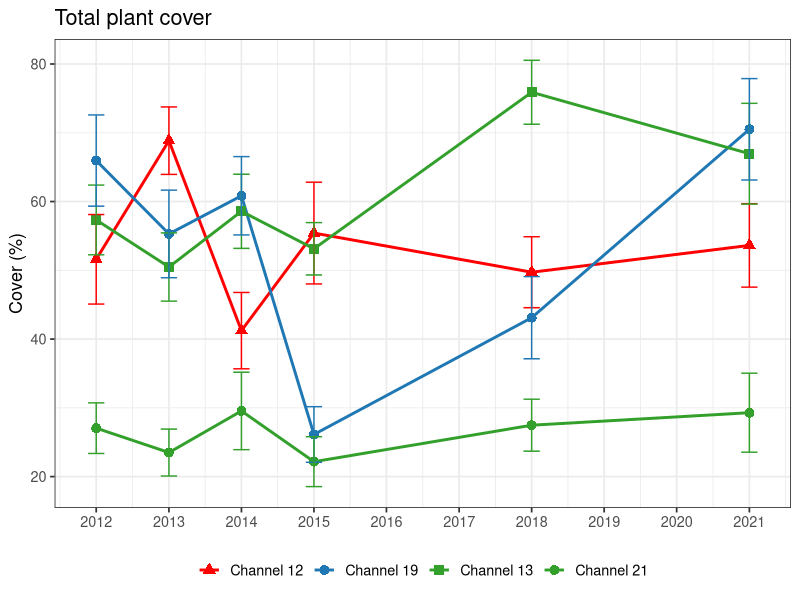
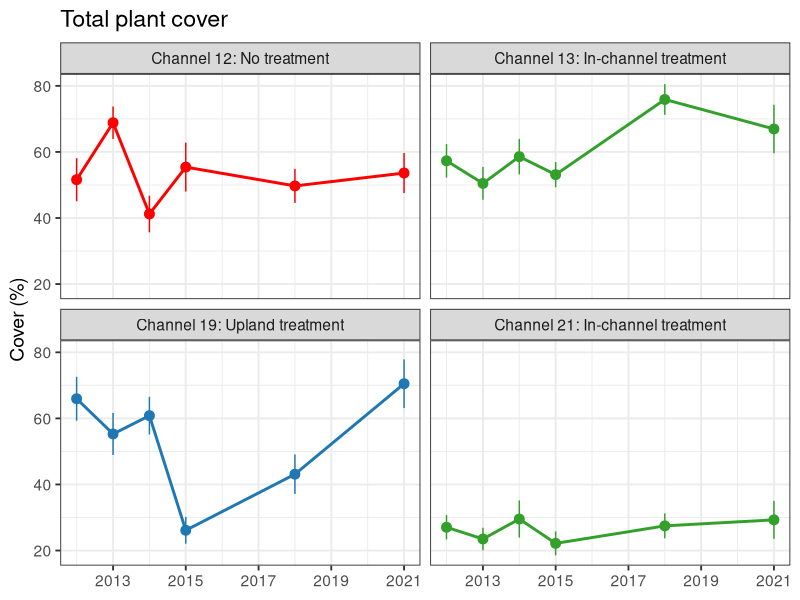
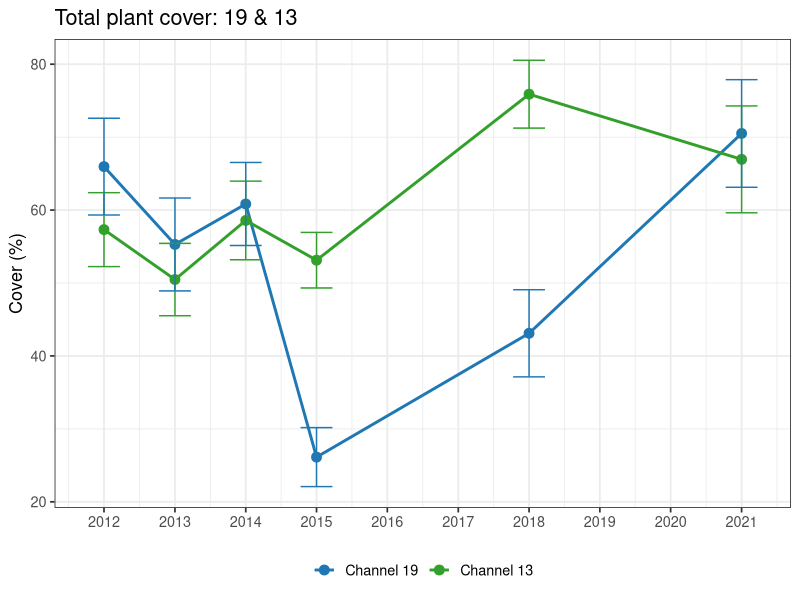
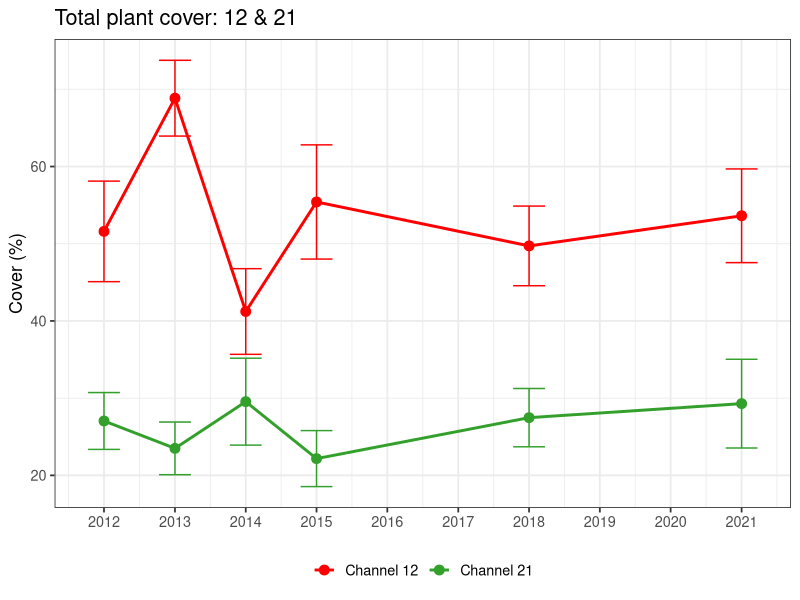
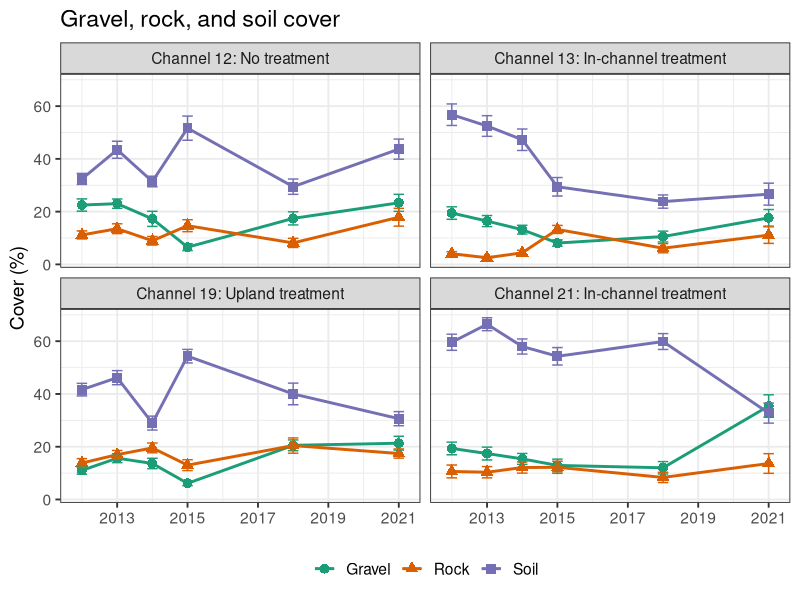
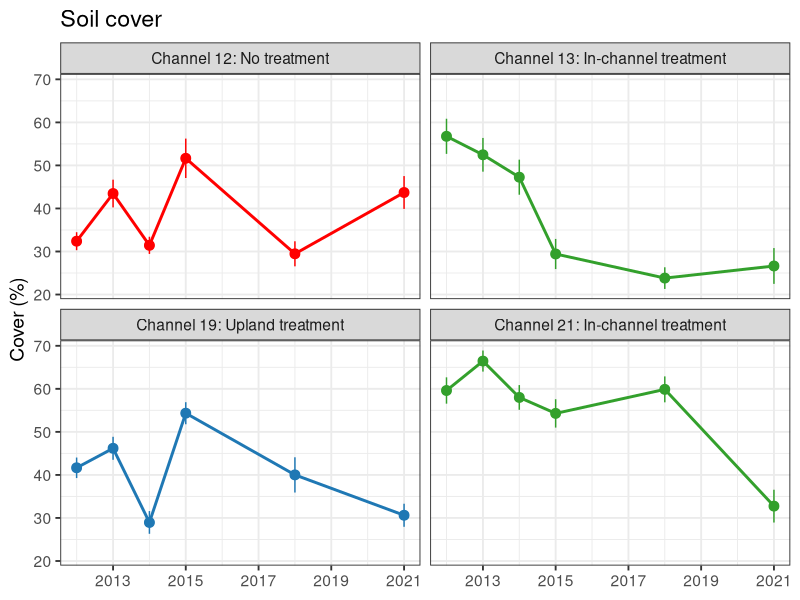
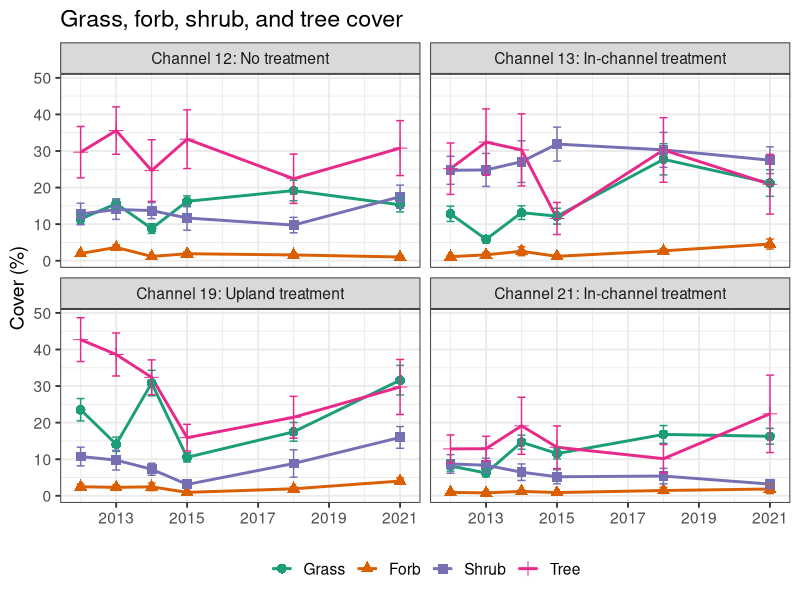
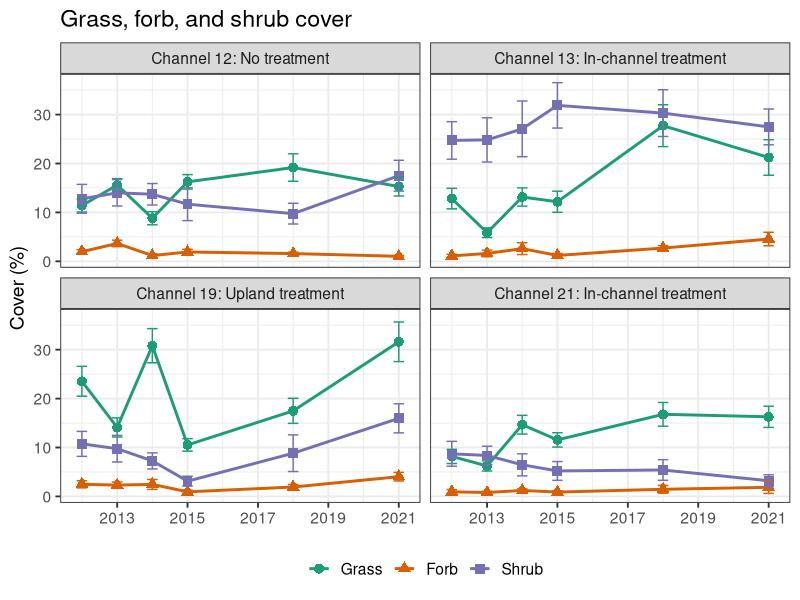

The R script that drew these images, in order: (Note: this script raises an error after producing the figures.)
# Purpose: Analysis and figures for the AVCA data sharing community event on 2022-01-18, updated Sept 2022.

# Needed to be updated because previously, I had moved some data into different rows in the Excel sheets, 
#   but then realized later that was a misinterpretation and the data were entered correctly.
#   The original analysis are in a separate repo, as I did this pre-GitHub and didn't want to transfer
#   incorrect analysis. This script can stand on its own in this repo.


library(tidyverse)
library(vegan)
library(plotrix)
library(RColorBrewer)
library(readxl)

# Load data ---------------------------------------------------------------

fungr.all <- read.csv("data/cleaned/old-summarised/Summarised-all_functional-group-cover.csv")
gfst.all <- read.csv("data/cleaned/old-summarised/Summarised-all_grass-forb-shrub-tree-cover.csv")
ground.all <- read.csv("data/cleaned/old-summarised/Summarised-all_ground-cover.csv")
ingfst.all <- read.csv("data/cleaned/old-summarised/Summarised-all_invasive-grassforbshrubtree-cover.csv")
innat.all <- read.csv("data/cleaned/old-summarised/Summarised-all_invasive-native-cover.csv")
inwood.all <- read.csv("data/cleaned/old-summarised/Summarised-all_invasive-woody-cover.csv")
plant.all <- read.csv("data/cleaned/old-summarised/Summarised-all_plant-species-cover.csv")
total.all <- read.csv("data/cleaned/old-summarised/Summarised-all_total-plant-cover.csv")
woody.all <- read.csv("data/cleaned/old-summarised/Summarised-all_woody-herb-cover.csv")

# Exclude March sampling with missing data sheets
plant.all.nov <- plant.all %>% 
  filter(Year != "2012-03-01")

# Rain data
rain <- read_xlsx("data/Excel_LO_edited/Elk_LD Rain data_LO.xlsx", sheet = "R_LO")
rain$Date <- as.Date(rain$Date, format = "%Y-%m-%d")


# Common species ----------------------------------------------------------

common.plants <- plant.all %>% 
  ungroup() %>% 
  filter(Cover >= 15) 
common.plants <- count(common.plants, Common)
common.plants <- common.plants[order(common.plants$n, decreasing = TRUE), ]




###### Entire channel averages ############################################

# For ANOVA and KW analysis, see Cover-by-year-and-channel.R and Perennial-diversity-by-year-and-channel.R
# For test of difference in CV, see CV.R



# Total plant cover -------------------------------------------------------

total.channel <- total.all %>% 
  group_by(Channel, Year) %>% 
  summarise(mean = mean(Cover),
            SD = sd(Cover),
            SE = std.error(Cover),
            .groups = "keep") %>% 
  filter(Year != "2012-03-01")


for(i in 1:nrow(total.channel)) {
  if(total.channel$Year[i] == "2012-11-01") {
    total.channel$Year[i] <- "2012-01-01"
  } else if(total.channel$Year[i] == "2013-11-01") {
    total.channel$Year[i] <- "2013-01-01"
  } else if(total.channel$Year[i] == "2014-11-01") {
    total.channel$Year[i] <- "2014-01-01"
  } else if(total.channel$Year[i] == "2015-11-01") {
    total.channel$Year[i] <- "2015-01-01"
  } else if(total.channel$Year[i] == "2018-11-01") {
    total.channel$Year[i] <- "2018-01-01"
  } else {
    total.channel$Year[i] <- "2021-01-01"
  }
}

total.channel$Channel <- factor(total.channel$Channel, 
                                levels = c("Channel 12", "Channel 19",
                                           "Channel 13", "Channel 21"))
total.channel$Year <- as.Date(total.channel$Year)

total.plot.ds <- ggplot(total.channel, aes(x = Year, y = mean, 
                                           group = Channel, color = Channel, shape = Channel)) +
  geom_line(size = 1) +
  geom_point(size = 3) +
  geom_errorbar(aes(ymin = mean - SE, ymax = mean + SE), 
                position = position_dodge(0.05)) +
  scale_x_date(date_breaks = "1 year", date_labels = "%Y") +
  xlab(NULL) +
  ylab("Cover (%)") +
  ggtitle("Total plant cover") +
  scale_color_manual(values = c("red", "#1F78B4", "#33A02C", "#33A02C")) +
  scale_shape_manual(values = c(17, 16, 15, 16)) +
  theme_bw(base_size = 13) +
  theme(legend.title = element_blank()) +
  theme(legend.position = "bottom")
total.plot.ds


total.channel[ , "channel.trt"] <- NA
for(i in 1:nrow(total.channel)) {
  if(total.channel$Channel[i] == "Channel 12") {
    total.channel$channel.trt[i] <- "Channel 12: No treatment"
  } else if(total.channel$Channel[i] == "Channel 13") {
    total.channel$channel.trt[i] <- "Channel 13: In-channel treatment"
  }  else if(total.channel$Channel[i] == "Channel 19") {
    total.channel$channel.trt[i] <- "Channel 19: Upland treatment"
  } else {
    total.channel$channel.trt[i] <- "Channel 21: In-channel treatment"
  }
}

total.plot.fw.ds <- ggplot(total.channel, aes(x = Year, y = mean, 
                                              group = channel.trt, color = channel.trt)) +
  geom_line(size = 1) +
  geom_point(size = 3) +
  geom_pointrange(aes(ymin = mean - SE, ymax = mean + SE)) +
  scale_x_date(date_breaks = "2 years", date_labels = "%Y") +
  facet_wrap(~channel.trt) +
  xlab(NULL) +
  ylab("Cover (%)") +
  ggtitle("Total plant cover") +
  scale_color_manual(values = c("red", "#33A02C", "#1F78B4", "#33A02C")) +
  theme_bw(base_size = 14) +
  theme(legend.position = "none") 
total.plot.fw.ds

tiff("output_figs/2022-01-28_Data-sharing_updated-2022-09/Total-plant-cover_FW.tiff", 
     units = "in", height = 5, width = 7, res = 300)
total.plot.fw.ds
dev.off()


total.table.ds <- data.frame(Channel = c("Channel 12", "Channel 19", "Channel 13", "Channel 21"),
                             Cover_2012 = c(filter(total.channel, Year == "2012-01-01" & Channel == "Channel 12")$mean,
                                            filter(total.channel, Year == "2012-01-01" & Channel == "Channel 19")$mean,
                                            filter(total.channel, Year == "2012-01-01" & Channel == "Channel 13")$mean,
                                            filter(total.channel, Year == "2012-01-01" & Channel == "Channel 21")$mean),
                             Cover_2021 = c(filter(total.channel, Year == "2021-01-01" & Channel == "Channel 12")$mean,
                                            filter(total.channel, Year == "2021-01-01" & Channel == "Channel 19")$mean,
                                            filter(total.channel, Year == "2021-01-01" & Channel == "Channel 13")$mean,
                                            filter(total.channel, Year == "2021-01-01" & Channel == "Channel 21")$mean))
total.table.ds$Cover_2012 <- round(total.table.ds$Cover_2012, 0)
total.table.ds$Cover_2021 <- round(total.table.ds$Cover_2021, 0)


# Channels 19 & 13
total1913.channel <- total.channel %>% 
  filter(Channel %in% c("Channel 19", "Channel 13"))

total1913.plot.ds <- ggplot(total1913.channel, aes(x = Year, y = mean, 
                                                   group = Channel, color = Channel)) +
  geom_line(size = 1) +
  geom_point(size = 3) +
  geom_errorbar(aes(ymin = mean - SE, ymax = mean + SE), 
                position = position_dodge(0.05)) +
  scale_x_date(date_breaks = "1 year", date_labels = "%Y") +
  xlab(NULL) +
  ylab("Cover (%)") +
  ggtitle("Total plant cover: 19 & 13") +
  scale_color_manual(values = c("#1F78B4", "#33A02C")) +
  theme_bw(base_size = 13) +
  theme(legend.title = element_blank()) +
  theme(legend.position = "bottom")
total1913.plot.ds

tiff("output_figs/2022-01-28_Data-sharing_updated-2022-09/Total1913-plant-cover.tiff", 
     units = "in", height = 4, width = 6, res = 300)
total1913.plot.ds
dev.off()


# Channels 12 & 21
total1221.channel <- total.channel %>% 
  filter(Channel %in% c("Channel 12", "Channel 21"))

total1221.plot.ds <- ggplot(total1221.channel, aes(x = Year, y = mean, 
                                                   group = Channel, color = Channel)) +
  geom_line(size = 1) +
  geom_point(size = 3) +
  geom_errorbar(aes(ymin = mean - SE, ymax = mean + SE), 
                position = position_dodge(0.05)) +
  scale_x_date(date_breaks = "1 year", date_labels = "%Y") +
  xlab(NULL) +
  ylab("Cover (%)") +
  ggtitle("Total plant cover: 12 & 21") +
  scale_color_manual(values = c("red", "#33A02C")) +
  theme_bw(base_size = 13) +
  theme(legend.title = element_blank()) +
  theme(legend.position = "bottom")
total1221.plot.ds

tiff("output_figs/2022-01-28_Data-sharing_updated-2022-09/Total1221-plant-cover.tiff", 
     units = "in", height = 4, width = 6, res = 300)
total1221.plot.ds
dev.off()



# Ground cover ------------------------------------------------------------

ground.channel <- ground.all %>% 
  group_by(Channel, Year, Common) %>% 
  summarise(mean = mean(Cover),
            SD = sd(Cover),
            SE = std.error(Cover),
            .groups = "keep") %>% 
  filter(Year != "2012-03-01")

for(i in 1:nrow(ground.channel)) {
  if(ground.channel$Year[i] == "2012-11-01") {
    ground.channel$Year[i] <- "2012-01-01"
  } else if(ground.channel$Year[i] == "2013-11-01") {
    ground.channel$Year[i] <- "2013-01-01"
  } else if(ground.channel$Year[i] == "2014-11-01") {
    ground.channel$Year[i] <- "2014-01-01"
  } else if(ground.channel$Year[i] == "2015-11-01") {
    ground.channel$Year[i] <- "2015-01-01"
  } else if(ground.channel$Year[i] == "2018-11-01") {
    ground.channel$Year[i] <- "2018-01-01"
  } else {
    ground.channel$Year[i] <- "2021-01-01"
  }
}

ground.channel$Year <- as.Date(ground.channel$Year)

ground.channel[ , "channel.trt"] <- NA
for(i in 1:nrow(ground.channel)) {
  if(ground.channel$Channel[i] == "Channel 12") {
    ground.channel$channel.trt[i] <- "Channel 12: No treatment"
  } else if(ground.channel$Channel[i] == "Channel 13") {
    ground.channel$channel.trt[i] <- "Channel 13: In-channel treatment"
  }  else if(ground.channel$Channel[i] == "Channel 19") {
    ground.channel$channel.trt[i] <- "Channel 19: Upland treatment"
  } else {
    ground.channel$channel.trt[i] <- "Channel 21: In-channel treatment"
  }
}

ground.channel.grs <- ground.channel %>% 
  filter(Common %in% c("Gravel", "Rock", "Soil"))

ground.grs.plot.ds <- ggplot(ground.channel.grs, aes(x = Year, y = mean, 
                                                     group = Common, color = Common, shape = Common)) +
  geom_line(size = 1) +
  geom_point(size = 3) +
  geom_errorbar(aes(ymin = mean - SE, ymax = mean + SE), 
                position = position_dodge(0.05)) +
  scale_x_date(date_breaks = "2 years", date_labels = "%Y") +
  facet_wrap(~channel.trt) +
  xlab(NULL) +
  ylab("Cover (%)") +
  ggtitle("Gravel, rock, and soil cover") +
  scale_color_brewer(palette = "Dark2") +
  theme_bw(base_size = 14) +
  theme(legend.title = element_blank()) +
  theme(legend.position = "bottom")
ground.grs.plot.ds

tiff("output_figs/2022-01-28_Data-sharing_updated-2022-09/GravelRockSoil-cover.tiff", 
     units = "in", height = 5, width = 7, res = 300)
ground.grs.plot.ds
dev.off()


ground.channel.soil <- ground.channel %>% 
  filter(Common == "Soil")

ground.soil.plot.ds <- ggplot(ground.channel.soil, aes(x = Year, y = mean, 
                                                       group = channel.trt, color = channel.trt)) +
  geom_line(size = 1) +
  geom_point(size = 3) +
  geom_pointrange(aes(ymin = mean - SE, ymax = mean + SE)) +
  scale_x_date(date_breaks = "2 years", date_labels = "%Y") +
  facet_wrap(~channel.trt) +
  xlab(NULL) +
  ylab("Cover (%)") +
  ggtitle("Soil cover") +
  scale_color_manual(values = c("red", "#33A02C", "#1F78B4", "#33A02C")) +
  theme_bw(base_size = 14) +
  theme(legend.position = "none")
ground.soil.plot.ds

tiff("output_figs/2022-01-28_Data-sharing_updated-2022-09/Soil-cover.tiff", 
     units = "in", height = 5, width = 7, res = 300)
ground.soil.plot.ds
dev.off()


soil.table.ds <- data.frame(Channel = c("Channel 12", "Channel 19", "Channel 13", "Channel 21"),
                            Cover_2012 = c(filter(ground.channel.soil, Year == "2012-01-01" & Channel == "Channel 12")$mean,
                                           filter(ground.channel.soil, Year == "2012-01-01" & Channel == "Channel 19")$mean,
                                           filter(ground.channel.soil, Year == "2012-01-01" & Channel == "Channel 13")$mean,
                                           filter(ground.channel.soil, Year == "2012-01-01" & Channel == "Channel 21")$mean),
                            Cover_2021 = c(filter(ground.channel.soil, Year == "2021-01-01" & Channel == "Channel 12")$mean,
                                           filter(ground.channel.soil, Year == "2021-01-01" & Channel == "Channel 19")$mean,
                                           filter(ground.channel.soil, Year == "2021-01-01" & Channel == "Channel 13")$mean,
                                           filter(ground.channel.soil, Year == "2021-01-01" & Channel == "Channel 21")$mean))
soil.table.ds$Cover_2012 <- round(soil.table.ds$Cover_2012, 0)
soil.table.ds$Cover_2021 <- round(soil.table.ds$Cover_2021, 0)



# Functional group (gfst) -------------------------------------------------

gfst.channel <- gfst.all %>% 
  group_by(Channel, Year, gfst) %>% 
  summarise(mean = mean(Cover),
            SD = sd(Cover),
            SE = std.error(Cover),
            .groups = "keep") %>% 
  filter(Year != "2012-03-01")

for(i in 1:nrow(gfst.channel)) {
  if(gfst.channel$Year[i] == "2012-11-01") {
    gfst.channel$Year[i] <- "2012-01-01"
  } else if(gfst.channel$Year[i] == "2013-11-01") {
    gfst.channel$Year[i] <- "2013-01-01"
  } else if(gfst.channel$Year[i] == "2014-11-01") {
    gfst.channel$Year[i] <- "2014-01-01"
  } else if(gfst.channel$Year[i] == "2015-11-01") {
    gfst.channel$Year[i] <- "2015-01-01"
  } else if(gfst.channel$Year[i] == "2018-11-01") {
    gfst.channel$Year[i] <- "2018-01-01"
  } else {
    gfst.channel$Year[i] <- "2021-01-01"
  }
}

gfst.channel$Year <- as.Date(gfst.channel$Year)

gfst.channel[ , "channel.trt"] <- NA
for(i in 1:nrow(gfst.channel)) {
  if(gfst.channel$Channel[i] == "Channel 12") {
    gfst.channel$channel.trt[i] <- "Channel 12: No treatment"
  } else if(gfst.channel$Channel[i] == "Channel 13") {
    gfst.channel$channel.trt[i] <- "Channel 13: In-channel treatment"
  }  else if(gfst.channel$Channel[i] == "Channel 19") {
    gfst.channel$channel.trt[i] <- "Channel 19: Upland treatment"
  } else {
    gfst.channel$channel.trt[i] <- "Channel 21: In-channel treatment"
  }
}

gfst.channel$gfst <- factor(gfst.channel$gfst, 
                            levels = c("Grass", "Forb", "Shrub", "Tree"))

gfst.plot.ds <- ggplot(gfst.channel, aes(x = Year, y = mean, 
                                         group = gfst, color = gfst, shape = gfst)) +
  geom_line(size = 1) +
  geom_point(size = 3) +
  geom_errorbar(aes(ymin = mean - SE, ymax = mean + SE),
                position = position_dodge(0.05)) +
  scale_x_date(date_breaks = "2 years", date_labels = "%Y") +
  facet_wrap(~channel.trt) +
  xlab(NULL) +
  ylab("Cover (%)") +
  ggtitle("Grass, forb, shrub, and tree cover") +
  scale_color_brewer(palette = "Dark2") +
  theme_bw(base_size = 14) +
  theme(legend.title = element_blank()) +
  theme(legend.position = "bottom")
gfst.plot.ds


# Functional group (gfs) --------------------------------------------------

gfs.channel <- gfst.all %>% 
  group_by(Channel, Year, gfst) %>% 
  summarise(mean = mean(Cover),
            SD = sd(Cover),
            SE = std.error(Cover),
            .groups = "keep") %>% 
  filter(gfst != "Tree") %>% 
  filter(Year != "2012-03-01")

for(i in 1:nrow(gfs.channel)) {
  if(gfs.channel$Year[i] == "2012-11-01") {
    gfs.channel$Year[i] <- "2012-01-01"
  } else if(gfs.channel$Year[i] == "2013-11-01") {
    gfs.channel$Year[i] <- "2013-01-01"
  } else if(gfs.channel$Year[i] == "2014-11-01") {
    gfs.channel$Year[i] <- "2014-01-01"
  } else if(gfs.channel$Year[i] == "2015-11-01") {
    gfs.channel$Year[i] <- "2015-01-01"
  } else if(gfs.channel$Year[i] == "2018-11-01") {
    gfs.channel$Year[i] <- "2018-01-01"
  } else {
    gfs.channel$Year[i] <- "2021-01-01"
  }
}

gfs.channel$Year <- as.Date(gfs.channel$Year)

gfs.channel[ , "channel.trt"] <- NA
for(i in 1:nrow(gfs.channel)) {
  if(gfs.channel$Channel[i] == "Channel 12") {
    gfs.channel$channel.trt[i] <- "Channel 12: No treatment"
  } else if(gfs.channel$Channel[i] == "Channel 13") {
    gfs.channel$channel.trt[i] <- "Channel 13: In-channel treatment"
  }  else if(gfs.channel$Channel[i] == "Channel 19") {
    gfs.channel$channel.trt[i] <- "Channel 19: Upland treatment"
  } else {
    gfs.channel$channel.trt[i] <- "Channel 21: In-channel treatment"
  }
}

gfs.channel$gfst <- factor(gfs.channel$gfst, 
                           levels = c("Grass", "Forb", "Shrub"))

gfs.plot.ds <- ggplot(gfs.channel, aes(x = Year, y = mean, 
                                       group = gfst, color = gfst, shape = gfst)) +
  geom_line(size = 1) +
  geom_point(size = 3) +
  geom_errorbar(aes(ymin = mean - SE, ymax = mean + SE), 
                position = position_dodge(0.05)) +
  scale_x_date(date_breaks = "2 years", date_labels = "%Y") +
  facet_wrap(~channel.trt) +
  xlab(NULL) +
  ylab("Cover (%)") +
  ggtitle("Grass, forb, and shrub cover") +
  scale_color_brewer(palette = "Dark2") +
  theme_bw(base_size = 14) +
  theme(legend.title = element_blank()) +
  theme(legend.position = "bottom")
gfs.plot.ds

tiff("output_figs/2022-01-28_Data-sharing_updated-2022-09/GrassForbShrub-cover.tiff", 
     units = "in", height = 5, width = 7, res = 300)
gfs.plot.ds
dev.off()


# Woody/herbaceous --------------------------------------------------------

woody.channel <- woody.all %>% 
  group_by(Channel, Year, woody) %>% 
  summarise(mean = mean(Cover),
            SD = sd(Cover),
            SE = std.error(Cover),
            .groups = "keep") %>% 
  filter(Year != "2012-03-01")

for(i in 1:nrow(woody.channel)) {
  if(woody.channel$Year[i] == "2012-11-01") {
    woody.channel$Year[i] <- "2012-01-01"
  } else if(woody.channel$Year[i] == "2013-11-01") {
    woody.channel$Year[i] <- "2013-01-01"
  } else if(woody.channel$Year[i] == "2014-11-01") {
    woody.channel$Year[i] <- "2014-01-01"
  } else if(woody.channel$Year[i] == "2015-11-01") {
    woody.channel$Year[i] <- "2015-01-01"
  } else if(woody.channel$Year[i] == "2018-11-01") {
    woody.channel$Year[i] <- "2018-01-01"
  } else {
    woody.channel$Year[i] <- "2021-01-01"
  }
}

woody.channel$Year <- as.Date(woody.channel$Year)

woody.channel[ , "channel.trt"] <- NA
for(i in 1:nrow(woody.channel)) {
  if(woody.channel$Channel[i] == "Channel 12") {
    woody.channel$channel.trt[i] <- "Channel 12: No treatment"
  } else if(woody.channel$Channel[i] == "Channel 13") {
    woody.channel$channel.trt[i] <- "Channel 13: In-channel treatment"
  }  else if(woody.channel$Channel[i] == "Channel 19") {
    woody.channel$channel.trt[i] <- "Channel 19: Upland treatment"
  } else {
    woody.channel$channel.trt[i] <- "Channel 21: In-channel treatment"
  }
}

woody.plot.ds <- ggplot(woody.channel, aes(x = Year, y = mean, 
                                           group = woody, color = woody, shape = woody)) +
  geom_line(size = 1) +
  geom_point(size = 3) +
  geom_errorbar(aes(ymin = mean - SE, ymax = mean + SE), 
                position = position_dodge(0.05)) +
  scale_x_date(date_breaks = "2 years", date_labels = "%Y") +
  facet_wrap(~channel.trt) +
  xlab(NULL) +
  ylab("Cover (%)") +
  ggtitle("Woody and herbaceous cover") +
  scale_color_brewer(palette = "Dark2") +
  theme_bw(base_size = 14) +
  theme(legend.title = element_blank()) +
  theme(legend.position = "bottom")
woody.plot.ds



# Herbaceous --------------------------------------------------------------

herb.channel <- woody.all %>% 
  group_by(Channel, Year, woody) %>% 
  summarise(mean = mean(Cover),
            SD = sd(Cover),
            SE = std.error(Cover),
            .groups = "keep") %>% 
  filter(woody == "Herbaceous") %>% 
  filter(Year != "2012-03-01")

for(i in 1:nrow(herb.channel)) {
  if(herb.channel$Year[i] == "2012-11-01") {
    herb.channel$Year[i] <- "2012-01-01"
  } else if(herb.channel$Year[i] == "2013-11-01") {
    herb.channel$Year[i] <- "2013-01-01"
  } else if(herb.channel$Year[i] == "2014-11-01") {
    herb.channel$Year[i] <- "2014-01-01"
  } else if(herb.channel$Year[i] == "2015-11-01") {
    herb.channel$Year[i] <- "2015-01-01"
  } else if(herb.channel$Year[i] == "2018-11-01") {
    herb.channel$Year[i] <- "2018-01-01"
  } else {
    herb.channel$Year[i] <- "2021-01-01"
  }
}

herb.channel$Year <- as.Date(herb.channel$Year)

herb.channel[ , "channel.trt"] <- NA
for(i in 1:nrow(herb.channel)) {
  if(herb.channel$Channel[i] == "Channel 12") {
    herb.channel$channel.trt[i] <- "Channel 12: No treatment"
  } else if(herb.channel$Channel[i] == "Channel 13") {
    herb.channel$channel.trt[i] <- "Channel 13: In-channel treatment"
  }  else if(herb.channel$Channel[i] == "Channel 19") {
    herb.channel$channel.trt[i] <- "Channel 19: Upland treatment"
  } else {
    herb.channel$channel.trt[i] <- "Channel 21: In-channel treatment"
  }
}

herb.plot.ds <- ggplot(herb.channel, aes(x = Year, y = mean, 
                                         group = channel.trt, color = channel.trt)) +
  geom_line(size = 1) +
  geom_point(size = 3) +
  geom_pointrange(aes(ymin = mean - SE, ymax = mean + SE)) +
  scale_x_date(date_breaks = "2 years", date_labels = "%Y") +
  xlab(NULL) +
  ylab("Cover (%)") +
  ggtitle("Herbaceous cover") +
  scale_color_manual(values = c("red", "#33A02C", "#1F78B4", "#33A02C")) +
  theme_bw(base_size = 14) +
  theme(legend.position = "none") +
  facet_wrap(~channel.trt)
herb.plot.ds

tiff("output_figs/2022-01-28_Data-sharing_updated-2022-09/Herbaceous-cover.tiff", 
     units = "in", height = 5, width = 7, res = 300)
herb.plot.ds
dev.off()


herb.table.ds <- data.frame(Channel = c("Channel 12", "Channel 19", "Channel 13", "Channel 21"),
                            Cover_2012 = c(filter(herb.channel, Year == "2012-01-01" & Channel == "Channel 12")$mean,
                                           filter(herb.channel, Year == "2012-01-01" & Channel == "Channel 19")$mean,
                                           filter(herb.channel, Year == "2012-01-01" & Channel == "Channel 13")$mean,
                                           filter(herb.channel, Year == "2012-01-01" & Channel == "Channel 21")$mean),
                            Cover_2021 = c(filter(herb.channel, Year == "2021-01-01" & Channel == "Channel 12")$mean,
                                           filter(herb.channel, Year == "2021-01-01" & Channel == "Channel 19")$mean,
                                           filter(herb.channel, Year == "2021-01-01" & Channel == "Channel 13")$mean,
                                           filter(herb.channel, Year == "2021-01-01" & Channel == "Channel 21")$mean))
herb.table.ds$Cover_2012 <- round(herb.table.ds$Cover_2012, 0)
herb.table.ds$Cover_2021 <- round(herb.table.ds$Cover_2021, 0)



# Invasive/native and gfs -------------------------------------------------

ingfs.channel <- ingfst.all %>%  
  group_by(Channel, Year, ingfst) %>% 
  summarise(mean = mean(Cover),
            SD = sd(Cover),
            SE = std.error(Cover),
            .groups = "keep") %>% 
  filter(ingfst != "Native tree") %>% 
  filter(Year != "2012-03-01")

for(i in 1:nrow(ingfs.channel)) {
  if(ingfs.channel$Year[i] == "2012-11-01") {
    ingfs.channel$Year[i] <- "2012-01-01"
  } else if(ingfs.channel$Year[i] == "2013-11-01") {
    ingfs.channel$Year[i] <- "2013-01-01"
  } else if(ingfs.channel$Year[i] == "2014-11-01") {
    ingfs.channel$Year[i] <- "2014-01-01"
  } else if(ingfs.channel$Year[i] == "2015-11-01") {
    ingfs.channel$Year[i] <- "2015-01-01"
  } else if(ingfs.channel$Year[i] == "2018-11-01") {
    ingfs.channel$Year[i] <- "2018-01-01"
  } else {
    ingfs.channel$Year[i] <- "2021-01-01"
  }
}

ingfs.channel$Year <- as.Date(ingfs.channel$Year)

ingfs.channel.known <- ingfs.channel %>% 
  filter(ingfst %in% c("Invasive forb", "Invasive grass", "Native forb",
                       "Native grass", "Native shrub"))

ingfs.channel.known$ingfst <- factor(ingfs.channel.known$ingfst,
                                     levels = c("Native grass", "Invasive grass",
                                                "Native forb", "Invasive forb",
                                                "Native shrub"))
brewer.pal(3, "Dark2")
brewer.pal(3, "Set2")

ingfs.known.plot.ds <- ggplot(ingfs.channel.known, aes(x = Year, y = mean, 
                                                       group = ingfst, color = ingfst, shape = ingfst)) +
  geom_line(size = 1) +
  geom_point(size = 3) +
  geom_errorbar(aes(ymin = mean - SE, ymax = mean + SE), 
                position = position_dodge(0.05)) +
  scale_x_date(date_breaks = "2 years", date_labels = "%Y") +
  facet_wrap(~Channel) +
  xlab(NULL) +
  ylab("Cover (%)") +
  ggtitle("Grass, forb, and shrub cover") +
  scale_color_manual(values = c("#1B9E77", "#66C2A5", "#D95F02", "#FC8D62", "#7570B3")) +
  scale_shape_manual(values = c(16, 17, 16, 17, 16)) +
  theme_bw(base_size = 14) +
  theme(legend.title = element_blank()) +
  theme(legend.position = "bottom")
ingfs.known.plot.ds



# Invasive/native and grass/forb ------------------------------------------

ingf.channel <- ingfst.all %>%  
  group_by(Channel, Year, ingfst) %>% 
  summarise(mean = mean(Cover),
            SD = sd(Cover),
            SE = std.error(Cover),
            .groups = "keep") %>% 
  filter(!ingfst %in% c("Native tree", "Native shrub")) %>% 
  filter(Year != "2012-03-01")

for(i in 1:nrow(ingf.channel)) {
  if(ingf.channel$Year[i] == "2012-11-01") {
    ingf.channel$Year[i] <- "2012-01-01"
  } else if(ingf.channel$Year[i] == "2013-11-01") {
    ingf.channel$Year[i] <- "2013-01-01"
  } else if(ingf.channel$Year[i] == "2014-11-01") {
    ingf.channel$Year[i] <- "2014-01-01"
  } else if(ingf.channel$Year[i] == "2015-11-01") {
    ingf.channel$Year[i] <- "2015-01-01"
  } else if(ingf.channel$Year[i] == "2018-11-01") {
    ingf.channel$Year[i] <- "2018-01-01"
  } else {
    ingf.channel$Year[i] <- "2021-01-01"
  }
}

ingfs.channel$Year <- as.Date(ingfs.channel$Year)

ingfs.channel.known <- ingfs.channel %>% 
  filter(ingfst %in% c("Invasive forb", "Invasive grass", "Native forb",
                       "Native grass"))

ingfs.channel.known$ingfst <- factor(ingfs.channel.known$ingfst,
                                     levels = c("Native grass", "Invasive grass",
                                                "Native forb", "Invasive forb",
                                                "Native shrub"))

ingf.known.plot.ds <- ggplot(ingfs.channel.known, aes(x = Year, y = mean, 
                                                      group = ingfst, color = ingfst, shape = ingfst)) +
  geom_line(size = 1) +
  geom_point(size = 3) +
  geom_errorbar(aes(ymin = mean - SE, ymax = mean + SE), 
                position = position_dodge(0.05)) +
  scale_x_date(date_breaks = "2 years", date_labels = "%Y") +
  facet_wrap(~Channel) +
  xlab(NULL) +
  ylab("Cover (%)") +
  ggtitle("Grass and forb cover") +
  scale_color_manual(values = c("#1B9E77", "#66C2A5", "#D95F02", "#FC8D62")) +
  scale_shape_manual(values = c(16, 17, 16, 17)) +
  theme_bw(base_size = 14) +
  theme(legend.title = element_blank()) +
  theme(legend.position = "bottom")
ingf.known.plot.ds

tiff("output_figs/2022-01-28_Data-sharing_updated-2022-09/InNatGF-cover.tiff", 
     units = "in", height = 5, width = 7, res = 300)
ingf.known.plot.ds
dev.off()



# Richness ----------------------------------------------------------------

# By channel and station
richness <- plant.all.nov %>%  
  group_by(Year, Station, Channel) %>% 
  summarise(rich = n_distinct(Common),
            .groups = "keep")

# Channel summarised (stations averaged)
richness.channel <- richness %>% 
  group_by(Year, Channel) %>% 
  summarise(mean = mean(rich),
            SD = sd(rich),
            SE = std.error(rich),
            .groups = "keep") %>% 
  filter(Year != "2012-03-01")

for(i in 1:nrow(richness.channel)) {
  if(richness.channel$Year[i] == "2012-11-01") {
    richness.channel$Year[i] <- "2012-01-01"
  } else if(richness.channel$Year[i] == "2013-11-01") {
    richness.channel$Year[i] <- "2013-01-01"
  } else if(richness.channel$Year[i] == "2014-11-01") {
    richness.channel$Year[i] <- "2014-01-01"
  } else if(richness.channel$Year[i] == "2015-11-01") {
    richness.channel$Year[i] <- "2015-01-01"
  } else if(richness.channel$Year[i] == "2018-11-01") {
    richness.channel$Year[i] <- "2018-01-01"
  } else {
    richness.channel$Year[i] <- "2021-01-01"
  }
}

richness.channel$Year <- as.Date(richness.channel$Year)

richness.channel$Channel <- factor(richness.channel$Channel,
                                   levels = c("Channel 12", "Channel 19",
                                              "Channel 13", "Channel 21"))

richness.plot.ds <- ggplot(richness.channel, aes(x = Year, y = mean, 
                                                 group = Channel, color = Channel, shape = Channel)) +
  geom_line(size = 1) +
  geom_point(size = 3) + 
  geom_errorbar(aes(ymin = mean - SE, ymax = mean + SE), 
                position = position_dodge(0.05)) +
  scale_x_date(date_breaks = "1 year", date_labels = "%Y") +
  xlab(NULL) +
  ylab("Number of species") +
  ggtitle("Species richness") +
  scale_color_manual(values = c("red", "#1F78B4", "#33A02C", "#33A02C")) +
  scale_shape_manual(values = c(17, 16, 15, 16)) +
  theme_bw(base_size = 13) +
  theme(legend.title = element_blank()) +
  theme(legend.position = "bottom")
richness.plot.ds


richness.channel[ , "channel.trt"] <- NA
for(i in 1:nrow(richness.channel)) {
  if(richness.channel$Channel[i] == "Channel 12") {
    richness.channel$channel.trt[i] <- "Channel 12: No treatment"
  } else if(richness.channel$Channel[i] == "Channel 13") {
    richness.channel$channel.trt[i] <- "Channel 13: In-channel treatment"
  }  else if(richness.channel$Channel[i] == "Channel 19") {
    richness.channel$channel.trt[i] <- "Channel 19: Upland treatment"
  } else {
    richness.channel$channel.trt[i] <- "Channel 21: In-channel treatment"
  }
}

richness.plot.fw.ds <- ggplot(richness.channel, aes(x = Year, y = mean, 
                                                    group = channel.trt, color = channel.trt)) +
  geom_line(size = 1) +
  geom_point(size = 3) +
  geom_pointrange(aes(ymin = mean - SE, ymax = mean + SE)) +
  scale_x_date(date_breaks = "2 years", date_labels = "%Y") +
  xlab(NULL) +
  ylab("Number of species") +
  ggtitle("Perennial species richness") +
  scale_color_manual(values = c("red", "#33A02C", "#1F78B4", "#33A02C")) +
  theme_bw(base_size = 14) +
  theme(legend.position = "none") +
  facet_wrap(~channel.trt)
richness.plot.fw.ds

tiff("output_figs/2022-01-28_Data-sharing_updated-2022-09/Richness_FW.tiff", 
     units = "in", height = 5, width = 7, res = 300)
richness.plot.fw.ds
dev.off()


richness.table.ds <- data.frame(Channel = c("Channel 12", "Channel 19", "Channel 13", "Channel 21"),
                                Cover_2012 = c(filter(richness.channel, Year == "2012-01-01" & Channel == "Channel 12")$mean,
                                               filter(richness.channel, Year == "2012-01-01" & Channel == "Channel 19")$mean,
                                               filter(richness.channel, Year == "2012-01-01" & Channel == "Channel 13")$mean,
                                               filter(richness.channel, Year == "2012-01-01" & Channel == "Channel 21")$mean),
                                Cover_2021 = c(filter(richness.channel, Year == "2021-01-01" & Channel == "Channel 12")$mean,
                                               filter(richness.channel, Year == "2021-01-01" & Channel == "Channel 19")$mean,
                                               filter(richness.channel, Year == "2021-01-01" & Channel == "Channel 13")$mean,
                                               filter(richness.channel, Year == "2021-01-01" & Channel == "Channel 21")$mean))
richness.table.ds$Cover_2012 <- round(richness.table.ds$Cover_2012, 0)
richness.table.ds$Cover_2021 <- round(richness.table.ds$Cover_2021, 0)




# Shannon diversity -------------------------------------------------------

# By channel and station
shannon <- plant.all.nov %>%  
  group_by(Year, Station, Channel) %>% 
  summarise(shan = diversity(Cover),
            .groups = "keep")

# Channel summarised (stations averaged)
shannon.channel <- shannon %>% 
  group_by(Year, Channel) %>% 
  summarise(mean = mean(shan),
            SD = sd(shan),
            SE = std.error(shan),
            .groups = "keep") %>% 
  filter(Year != "2012-03-01")

for(i in 1:nrow(shannon.channel)) {
  if(shannon.channel$Year[i] == "2012-11-01") {
    shannon.channel$Year[i] <- "2012-01-01"
  } else if(shannon.channel$Year[i] == "2013-11-01") {
    shannon.channel$Year[i] <- "2013-01-01"
  } else if(shannon.channel$Year[i] == "2014-11-01") {
    shannon.channel$Year[i] <- "2014-01-01"
  } else if(shannon.channel$Year[i] == "2015-11-01") {
    shannon.channel$Year[i] <- "2015-01-01"
  } else if(shannon.channel$Year[i] == "2018-11-01") {
    shannon.channel$Year[i] <- "2018-01-01"
  } else {
    shannon.channel$Year[i] <- "2021-01-01"
  }
}

shannon.channel$Year <- as.Date(shannon.channel$Year)

shannon.channel$Channel <- factor(shannon.channel$Channel,
                                  levels = c("Channel 12", "Channel 19",
                                             "Channel 13", "Channel 21"))

shannon.plot.ds <- ggplot(shannon.channel, aes(x = Year, y = mean, 
                                               group = Channel, color = Channel, shape = Channel)) +
  geom_line(size = 1) +
  geom_point(size = 3) + 
  geom_errorbar(aes(ymin = mean - SE, ymax = mean + SE), 
                position = position_dodge(0.05)) +
  scale_x_date(date_breaks = "1 year", date_labels = "%Y") +
  xlab(NULL) +
  ylab("Shannon diversity index") +
  ggtitle("Diversity") +
  scale_color_manual(values = c("red", "#1F78B4", "#33A02C", "#33A02C")) +
  scale_shape_manual(values = c(17, 16, 15, 16)) +
  theme_bw(base_size = 13) +
  theme(legend.title = element_blank()) +
  theme(legend.position = "bottom")
shannon.plot.ds

shannon.channel[ , "channel.trt"] <- NA
for(i in 1:nrow(shannon.channel)) {
  if(shannon.channel$Channel[i] == "Channel 12") {
    shannon.channel$channel.trt[i] <- "Channel 12: No treatment"
  } else if(shannon.channel$Channel[i] == "Channel 13") {
    shannon.channel$channel.trt[i] <- "Channel 13: In-channel treatment"
  }  else if(shannon.channel$Channel[i] == "Channel 19") {
    shannon.channel$channel.trt[i] <- "Channel 19: Upland treatment"
  } else {
    shannon.channel$channel.trt[i] <- "Channel 21: In-channel treatment"
  }
}

shannon.plot.fw.ds <- ggplot(shannon.channel, aes(x = Year, y = mean, 
                                                  group = channel.trt, color = channel.trt)) +
  geom_line(size = 1) +
  geom_point(size = 3) +
  geom_pointrange(aes(ymin = mean - SE, ymax = mean + SE)) +
  scale_x_date(date_breaks = "2 years", date_labels = "%Y") +
  xlab(NULL) +
  ylab("Shannon diversity index") +
  ggtitle("Perennial plant diversity") +
  scale_color_manual(values = c("red", "#33A02C", "#1F78B4", "#33A02C")) +
  theme_bw(base_size = 14) +
  theme(legend.position = "none") +
  facet_wrap(~channel.trt)
shannon.plot.fw.ds

tiff("output_figs/2022-01-28_Data-sharing_updated-2022-09/Shannon_FW.tiff", 
     units = "in", height = 5, width = 7, res = 300)
shannon.plot.fw.ds
dev.off()


shannon.table.ds <- data.frame(Channel = c("Channel 12", "Channel 19", "Channel 13", "Channel 21"),
                               Cover_2012 = c(filter(shannon.channel, Year == "2012-01-01" & Channel == "Channel 12")$mean,
                                              filter(shannon.channel, Year == "2012-01-01" & Channel == "Channel 19")$mean,
                                              filter(shannon.channel, Year == "2012-01-01" & Channel == "Channel 13")$mean,
                                              filter(shannon.channel, Year == "2012-01-01" & Channel == "Channel 21")$mean),
                               Cover_2021 = c(filter(shannon.channel, Year == "2021-01-01" & Channel == "Channel 12")$mean,
                                              filter(shannon.channel, Year == "2021-01-01" & Channel == "Channel 19")$mean,
                                              filter(shannon.channel, Year == "2021-01-01" & Channel == "Channel 13")$mean,
                                              filter(shannon.channel, Year == "2021-01-01" & Channel == "Channel 21")$mean))
shannon.table.ds$Cover_2012 <- round(shannon.table.ds$Cover_2012, 3)
shannon.table.ds$Cover_2021 <- round(shannon.table.ds$Cover_2021, 3)




# Rain --------------------------------------------------------------------

rain.plot.ds <- ggplot(rain, aes(x = Date, y = Avg)) +
  geom_line(size = 0.9) +
  geom_point(size = 2.5) + 
  scale_x_date(date_breaks = "1 year", date_labels = "%Y") +
  xlab(NULL) +
  ylab("Precipitation (in.)") +
  ggtitle("Rainfall") +
  theme_bw(base_size = 14)
rain.plot.ds

tiff("output_figs/2022-01-28_Data-sharing_updated-2022-09/Rain.tiff", 
     units = "in", height = 5, width = 7, res = 300)
rain.plot.ds
dev.off()


# Save data ---------------------------------------------------------------

save.image("RData/2022-01-28_Data-sharing_updated-2022-09.RData")
